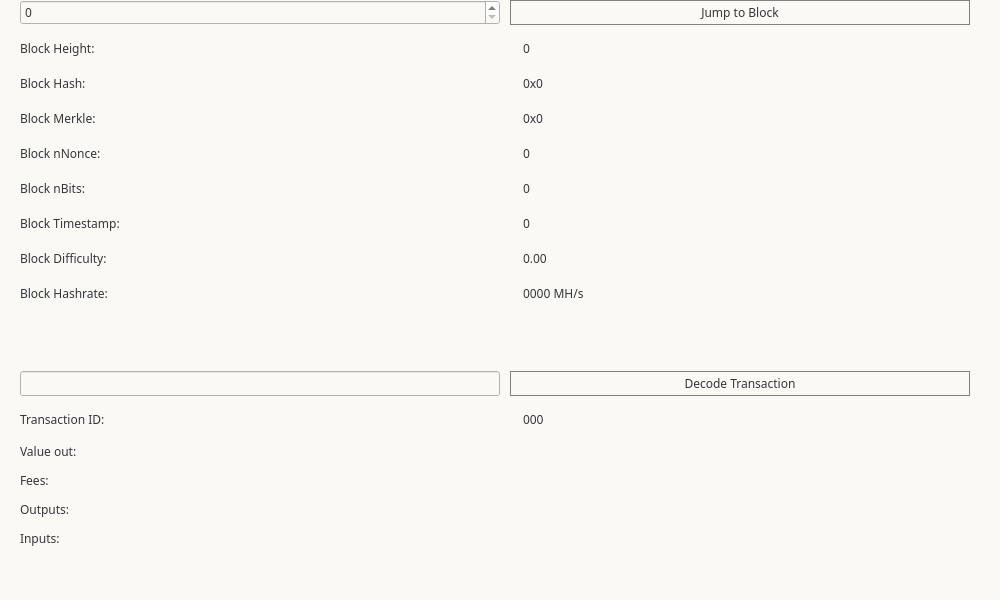
<?xml version="1.0" encoding="UTF-8"?>
<ui version="4.0">
 <class>BlockBrowser</class>
 <widget class="QWidget" name="BlockBrowser">
  <property name="windowModality">
   <enum>Qt::NonModal</enum>
  </property>
  <property name="enabled">
   <bool>true</bool>
  </property>
  <property name="geometry">
   <rect>
    <x>0</x>
    <y>0</y>
    <width>1000</width>
    <height>600</height>
   </rect>
  </property>
  <property name="sizePolicy">
   <sizepolicy hsizetype="Preferred" vsizetype="Preferred">
    <horstretch>0</horstretch>
    <verstretch>0</verstretch>
   </sizepolicy>
  </property>
  <property name="minimumSize">
   <size>
    <width>0</width>
    <height>0</height>
   </size>
  </property>
  <property name="acceptDrops">
   <bool>false</bool>
  </property>
  <property name="windowTitle">
   <string>Form</string>
  </property>
  <property name="styleSheet">
   <string notr="true">color:#33363b; font-size:12px; font-family:&quot;Open Sans Bold&quot;;background-color:#fbf9f6;</string>
  </property>
  <layout class="QGridLayout">
   <property name="sizeConstraint">
    <enum>QLayout::SetMaximumSize</enum>
   </property>
   <property name="leftMargin">
    <number>20</number>
   </property>
   <property name="topMargin">
    <number>0</number>
   </property>
   <property name="rightMargin">
    <number>20</number>
   </property>
   <property name="bottomMargin">
    <number>0</number>
   </property>
   <property name="spacing">
    <number>0</number>
   </property>
   <item row="0" column="0">
    <layout class="QHBoxLayout" name="horizontalLayout_4">
     <property name="spacing">
      <number>7</number>
     </property>
    </layout>
   </item>
   <item row="1" column="0">
    <layout class="QGridLayout" name="gridLayout_3" rowstretch="0,0,0,0,0,0,0,0,0,0,0,0,0,0,0,0,0,0,0" columnstretch="0,0">
     <property name="sizeConstraint">
      <enum>QLayout::SetDefaultConstraint</enum>
     </property>
     <property name="horizontalSpacing">
      <number>0</number>
     </property>
     <property name="verticalSpacing">
      <number>12</number>
     </property>
     <item row="3" column="1">
      <widget class="QLabel" name="heightLabel">
       <property name="font">
        <font>
         <family>Open Sans Bold</family>
         <pointsize>-1</pointsize>
        </font>
       </property>
       <property name="layoutDirection">
        <enum>Qt::LeftToRight</enum>
       </property>
       <property name="styleSheet">
        <string notr="true">margin-left:20px;</string>
       </property>
       <property name="text">
        <string>0</string>
       </property>
       <property name="alignment">
        <set>Qt::AlignLeading|Qt::AlignLeft|Qt::AlignTop</set>
       </property>
      </widget>
     </item>
     <item row="7" column="0">
      <widget class="QLabel" name="bitsLabel">
       <property name="font">
        <font>
         <family>Open Sans Bold</family>
         <pointsize>-1</pointsize>
        </font>
       </property>
       <property name="text">
        <string>Block nBits:</string>
       </property>
      </widget>
     </item>
     <item row="15" column="0">
      <widget class="QLabel" name="feesLabel">
       <property name="font">
        <font>
         <family>Open Sans Bold</family>
         <pointsize>-1</pointsize>
        </font>
       </property>
       <property name="text">
        <string>Fees:</string>
       </property>
      </widget>
     </item>
     <item row="7" column="1">
      <widget class="QLabel" name="bitsBox">
       <property name="font">
        <font>
         <family>Open Sans Bold</family>
         <pointsize>-1</pointsize>
        </font>
       </property>
       <property name="layoutDirection">
        <enum>Qt::LeftToRight</enum>
       </property>
       <property name="styleSheet">
        <string notr="true">margin-left:20px;</string>
       </property>
       <property name="text">
        <string>0</string>
       </property>
       <property name="alignment">
        <set>Qt::AlignLeading|Qt::AlignLeft|Qt::AlignTop</set>
       </property>
      </widget>
     </item>
     <item row="5" column="1">
      <widget class="QLabel" name="merkleBox">
       <property name="minimumSize">
        <size>
         <width>187</width>
         <height>0</height>
        </size>
       </property>
       <property name="font">
        <font>
         <family>Open Sans Bold</family>
         <pointsize>-1</pointsize>
        </font>
       </property>
       <property name="layoutDirection">
        <enum>Qt::LeftToRight</enum>
       </property>
       <property name="styleSheet">
        <string notr="true">margin-left:20px;</string>
       </property>
       <property name="text">
        <string>0x0</string>
       </property>
       <property name="alignment">
        <set>Qt::AlignLeading|Qt::AlignLeft|Qt::AlignTop</set>
       </property>
      </widget>
     </item>
     <item row="6" column="0">
      <widget class="QLabel" name="nonceLabel">
       <property name="font">
        <font>
         <family>Open Sans Bold</family>
         <pointsize>-1</pointsize>
        </font>
       </property>
       <property name="text">
        <string>Block nNonce:</string>
       </property>
      </widget>
     </item>
     <item row="16" column="0">
      <widget class="QLabel" name="outputLabel">
       <property name="font">
        <font>
         <family>Open Sans Bold</family>
         <pointsize>-1</pointsize>
        </font>
       </property>
       <property name="text">
        <string>Outputs:</string>
       </property>
       <property name="alignment">
        <set>Qt::AlignLeading|Qt::AlignLeft|Qt::AlignTop</set>
       </property>
      </widget>
     </item>
     <item row="16" column="1">
      <widget class="QLabel" name="outputBox">
       <property name="font">
        <font>
         <family>Open Sans Bold</family>
         <pointsize>-1</pointsize>
        </font>
       </property>
       <property name="layoutDirection">
        <enum>Qt::LeftToRight</enum>
       </property>
       <property name="styleSheet">
        <string notr="true">margin-left:20px;</string>
       </property>
       <property name="text">
        <string/>
       </property>
       <property name="alignment">
        <set>Qt::AlignLeading|Qt::AlignLeft|Qt::AlignTop</set>
       </property>
      </widget>
     </item>
     <item row="6" column="1">
      <widget class="QLabel" name="nonceBox">
       <property name="font">
        <font>
         <family>Open Sans Bold</family>
         <pointsize>-1</pointsize>
        </font>
       </property>
       <property name="layoutDirection">
        <enum>Qt::LeftToRight</enum>
       </property>
       <property name="styleSheet">
        <string notr="true">margin-left:20px;</string>
       </property>
       <property name="text">
        <string>0</string>
       </property>
       <property name="alignment">
        <set>Qt::AlignLeading|Qt::AlignLeft|Qt::AlignTop</set>
       </property>
      </widget>
     </item>
     <item row="8" column="0">
      <widget class="QLabel" name="timeLabel">
       <property name="font">
        <font>
         <family>Open Sans Bold</family>
         <pointsize>-1</pointsize>
        </font>
       </property>
       <property name="text">
        <string>Block Timestamp:</string>
       </property>
      </widget>
     </item>
     <item row="4" column="1">
      <widget class="QLabel" name="hashBox">
       <property name="enabled">
        <bool>true</bool>
       </property>
       <property name="sizePolicy">
        <sizepolicy hsizetype="Preferred" vsizetype="Preferred">
         <horstretch>0</horstretch>
         <verstretch>0</verstretch>
        </sizepolicy>
       </property>
       <property name="minimumSize">
        <size>
         <width>0</width>
         <height>0</height>
        </size>
       </property>
       <property name="font">
        <font>
         <family>Open Sans Bold</family>
         <pointsize>-1</pointsize>
        </font>
       </property>
       <property name="layoutDirection">
        <enum>Qt::LeftToRight</enum>
       </property>
       <property name="styleSheet">
        <string notr="true">margin-left:20px;</string>
       </property>
       <property name="text">
        <string>0x0</string>
       </property>
       <property name="alignment">
        <set>Qt::AlignLeading|Qt::AlignLeft|Qt::AlignTop</set>
       </property>
      </widget>
     </item>
     <item row="12" column="0">
      <widget class="QLineEdit" name="txBox">
       <property name="sizePolicy">
        <sizepolicy hsizetype="Preferred" vsizetype="Fixed">
         <horstretch>0</horstretch>
         <verstretch>0</verstretch>
        </sizepolicy>
       </property>
       <property name="font">
        <font>
         <family>Open Sans Bold</family>
         <pointsize>-1</pointsize>
        </font>
       </property>
       <property name="inputMask">
        <string comment="Transaction id" extracomment="Transaction id"/>
       </property>
       <property name="placeholderText">
        <string comment="Transaction ID" extracomment="Transaction ID"/>
       </property>
      </widget>
     </item>
     <item row="11" column="0">
      <spacer name="verticalSpacer_2">
       <property name="orientation">
        <enum>Qt::Vertical</enum>
       </property>
       <property name="sizeHint" stdset="0">
        <size>
         <width>20</width>
         <height>40</height>
        </size>
       </property>
      </spacer>
     </item>
     <item row="17" column="1">
      <widget class="QLabel" name="inputBox">
       <property name="font">
        <font>
         <family>Open Sans Bold</family>
         <pointsize>-1</pointsize>
        </font>
       </property>
       <property name="layoutDirection">
        <enum>Qt::LeftToRight</enum>
       </property>
       <property name="text">
        <string/>
       </property>
       <property name="alignment">
        <set>Qt::AlignLeading|Qt::AlignLeft|Qt::AlignTop</set>
       </property>
      </widget>
     </item>
     <item row="13" column="1">
      <widget class="QLabel" name="txID">
       <property name="font">
        <font>
         <family>Open Sans Bold</family>
         <pointsize>-1</pointsize>
        </font>
       </property>
       <property name="layoutDirection">
        <enum>Qt::LeftToRight</enum>
       </property>
       <property name="styleSheet">
        <string notr="true">margin-left:20px;</string>
       </property>
       <property name="text">
        <string>000</string>
       </property>
       <property name="alignment">
        <set>Qt::AlignLeading|Qt::AlignLeft|Qt::AlignTop</set>
       </property>
      </widget>
     </item>
     <item row="9" column="0">
      <widget class="QLabel" name="hardLabel">
       <property name="font">
        <font>
         <family>Open Sans Bold</family>
         <pointsize>-1</pointsize>
        </font>
       </property>
       <property name="text">
        <string>Block Difficulty:</string>
       </property>
      </widget>
     </item>
     <item row="14" column="1">
      <widget class="QLabel" name="valueBox">
       <property name="font">
        <font>
         <family>Open Sans Bold</family>
         <pointsize>-1</pointsize>
        </font>
       </property>
       <property name="layoutDirection">
        <enum>Qt::LeftToRight</enum>
       </property>
       <property name="styleSheet">
        <string notr="true">margin-left:20px;</string>
       </property>
       <property name="text">
        <string/>
       </property>
       <property name="alignment">
        <set>Qt::AlignLeading|Qt::AlignLeft|Qt::AlignTop</set>
       </property>
      </widget>
     </item>
     <item row="3" column="0">
      <widget class="QLabel" name="heightLabel_2">
       <property name="font">
        <font>
         <family>Open Sans Bold</family>
         <pointsize>-1</pointsize>
        </font>
       </property>
       <property name="text">
        <string>Block Height:</string>
       </property>
      </widget>
     </item>
     <item row="8" column="1">
      <widget class="QLabel" name="timeBox">
       <property name="font">
        <font>
         <family>Open Sans Bold</family>
         <pointsize>-1</pointsize>
        </font>
       </property>
       <property name="layoutDirection">
        <enum>Qt::LeftToRight</enum>
       </property>
       <property name="styleSheet">
        <string notr="true">margin-left:20px;</string>
       </property>
       <property name="text">
        <string>0</string>
       </property>
       <property name="alignment">
        <set>Qt::AlignLeading|Qt::AlignLeft|Qt::AlignTop</set>
       </property>
      </widget>
     </item>
     <item row="15" column="1">
      <widget class="QLabel" name="feesBox">
       <property name="font">
        <font>
         <family>Open Sans Bold</family>
         <pointsize>-1</pointsize>
        </font>
       </property>
       <property name="layoutDirection">
        <enum>Qt::LeftToRight</enum>
       </property>
       <property name="styleSheet">
        <string notr="true">margin-left:20px;</string>
       </property>
       <property name="text">
        <string/>
       </property>
       <property name="alignment">
        <set>Qt::AlignLeading|Qt::AlignLeft|Qt::AlignTop</set>
       </property>
      </widget>
     </item>
     <item row="10" column="0">
      <widget class="QLabel" name="pawLabel">
       <property name="font">
        <font>
         <family>Open Sans Bold</family>
         <pointsize>-1</pointsize>
        </font>
       </property>
       <property name="text">
        <string>Block Hashrate:</string>
       </property>
      </widget>
     </item>
     <item row="5" column="0">
      <widget class="QLabel" name="merkleLabel">
       <property name="font">
        <font>
         <family>Open Sans Bold</family>
         <pointsize>-1</pointsize>
        </font>
       </property>
       <property name="text">
        <string>Block Merkle:</string>
       </property>
      </widget>
     </item>
     <item row="4" column="0">
      <widget class="QLabel" name="hashLabel">
       <property name="font">
        <font>
         <family>Open Sans Bold</family>
         <pointsize>-1</pointsize>
        </font>
       </property>
       <property name="text">
        <string>Block Hash:</string>
       </property>
      </widget>
     </item>
     <item row="12" column="1">
      <widget class="QPushButton" name="txButton">
       <property name="minimumSize">
        <size>
         <width>0</width>
         <height>25</height>
        </size>
       </property>
       <property name="font">
        <font>
         <family>Open Sans Bold</family>
         <pointsize>-1</pointsize>
        </font>
       </property>
       <property name="styleSheet">
        <string notr="true">border:1px solid grey;
margin-left:10px;
margin-right:10px;</string>
       </property>
       <property name="text">
        <string>Decode Transaction</string>
       </property>
      </widget>
     </item>
     <item row="18" column="0">
      <spacer name="verticalSpacer">
       <property name="orientation">
        <enum>Qt::Vertical</enum>
       </property>
       <property name="sizeHint" stdset="0">
        <size>
         <width>20</width>
         <height>40</height>
        </size>
       </property>
      </spacer>
     </item>
     <item row="13" column="0">
      <widget class="QLabel" name="txLabel">
       <property name="font">
        <font>
         <family>Open Sans Bold</family>
         <pointsize>-1</pointsize>
        </font>
       </property>
       <property name="text">
        <string>Transaction ID:</string>
       </property>
      </widget>
     </item>
     <item row="9" column="1">
      <widget class="QLabel" name="hardBox">
       <property name="font">
        <font>
         <family>Open Sans Bold</family>
         <pointsize>-1</pointsize>
        </font>
       </property>
       <property name="layoutDirection">
        <enum>Qt::LeftToRight</enum>
       </property>
       <property name="styleSheet">
        <string notr="true">margin-left:20px;</string>
       </property>
       <property name="text">
        <string>0.00</string>
       </property>
       <property name="alignment">
        <set>Qt::AlignLeading|Qt::AlignLeft|Qt::AlignTop</set>
       </property>
      </widget>
     </item>
     <item row="17" column="0">
      <widget class="QLabel" name="inputLabel">
       <property name="font">
        <font>
         <family>Open Sans Bold</family>
         <pointsize>-1</pointsize>
        </font>
       </property>
       <property name="text">
        <string>Inputs:</string>
       </property>
       <property name="alignment">
        <set>Qt::AlignLeading|Qt::AlignLeft|Qt::AlignTop</set>
       </property>
      </widget>
     </item>
     <item row="14" column="0">
      <widget class="QLabel" name="valueLabel">
       <property name="font">
        <font>
         <family>Open Sans Bold</family>
         <pointsize>-1</pointsize>
        </font>
       </property>
       <property name="text">
        <string>Value out:</string>
       </property>
      </widget>
     </item>
     <item row="10" column="1">
      <widget class="QLabel" name="pawBox">
       <property name="font">
        <font>
         <family>Open Sans Bold</family>
         <pointsize>-1</pointsize>
        </font>
       </property>
       <property name="layoutDirection">
        <enum>Qt::LeftToRight</enum>
       </property>
       <property name="styleSheet">
        <string notr="true">margin-left:20px;</string>
       </property>
       <property name="text">
        <string>0000 MH/s</string>
       </property>
       <property name="alignment">
        <set>Qt::AlignLeading|Qt::AlignLeft|Qt::AlignTop</set>
       </property>
      </widget>
     </item>
     <item row="1" column="0">
      <widget class="QSpinBox" name="heightBox">
       <property name="sizePolicy">
        <sizepolicy hsizetype="Preferred" vsizetype="Fixed">
         <horstretch>0</horstretch>
         <verstretch>0</verstretch>
        </sizepolicy>
       </property>
       <property name="font">
        <font>
         <family>Open Sans Bold</family>
         <pointsize>-1</pointsize>
        </font>
       </property>
       <property name="maximum">
        <number>99999999</number>
       </property>
      </widget>
     </item>
     <item row="1" column="1">
      <widget class="QPushButton" name="blockButton">
       <property name="minimumSize">
        <size>
         <width>0</width>
         <height>25</height>
        </size>
       </property>
       <property name="font">
        <font>
         <family>Open Sans Bold</family>
         <pointsize>-1</pointsize>
        </font>
       </property>
       <property name="styleSheet">
        <string notr="true">border:1px solid grey;
margin-left:10px;
margin-right:10px;</string>
       </property>
       <property name="text">
        <string>Jump to Block</string>
       </property>
      </widget>
     </item>
    </layout>
   </item>
  </layout>
 </widget>
 <resources/>
 <connections/>
</ui>
